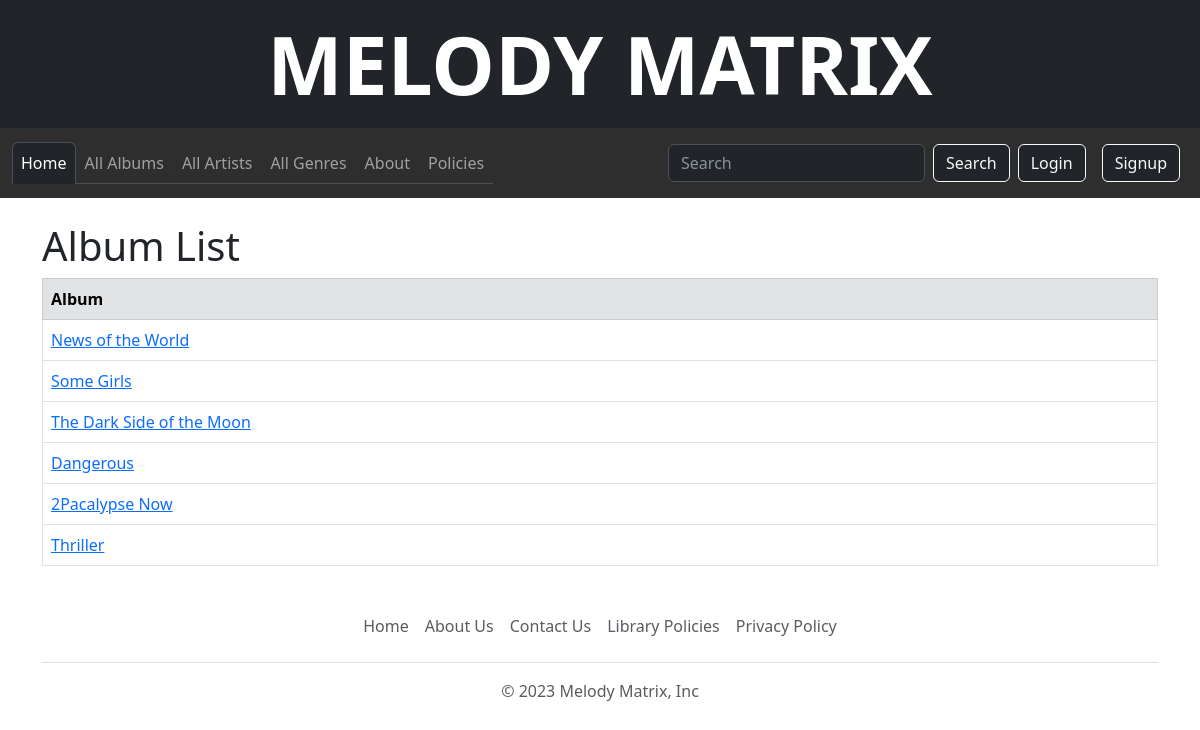
The page /album_list/ on the database its author committed.
### MelodyMatrix/models.py (models this page shows, shortened)
class Album(models.Model):
    title = models.CharField(max_length=200, null=True)
    artist = models.ForeignKey('Artist', on_delete=models.RESTRICT, null=True)
    summary = models.TextField(max_length=2000, help_text='Enter a brief summary of the album', null=True)
    genre = models.ManyToManyField(Genre, help_text='Select a genre for this album')
    duration = models.DurationField(help_text='Enter the duration of the album')
    tracks = models.IntegerField(help_text='Select the number of tracks')
    copies_available = models.IntegerField(default=0, help_text='Number of copies available')
    album_image = models.ImageField(upload_to='images/', null=True, blank=True)
    class Meta:
        permissions = (("can_add_album_instance", "Can add album instances"),)
    def get_absolute_url(self):
        return reverse('album_detail', args=[str(self.id)])

### MelodyMatrix/views.py (the view)
# urls.py: path('album_list/', views.AlbumListView.as_view(), name='album_list'),
class AlbumListView( generic.ListView):
    model = Album

### MelodyMatrix/templates/MelodyMatrix/album_list.html (shortened to what this page needs)
{% extends "MelodyMatrix/base.html" %}
{% block content %}
    <h1>Album List</h1>
    {% if album_list %}
        <table class="table table-bordered">
            <thead>
                <tr class="table-secondary">
                    <th>Album</th>
                </tr>
            </thead>
            <tbody>
                {% for album in album_list %}
                    <tr>
                        <td><a href="{{ album.get_absolute_url }}">{{ album.title }}</a></td>
                    </tr>
                {% endfor %}
            </tbody>
        </table>
    {% else %}
        <p>There are no albums in the library.</p>
    {% endif %}
{% endblock %}

### rows shown on the page
Album: title "News of the World"
Album: title "Some Girls"
Album: title "The Dark Side of the Moon"
Album: title "Dangerous"
Album: title "2Pacalypse Now"
Album: title "Thriller"
